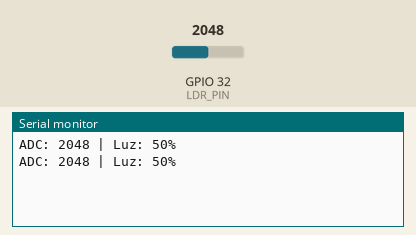
Bench run of a sketch on a simulated ESP32. Shown: the last lines printed to the serial monitor. The test bench sets the inputs (shaded band); at power-on: GPIO 32 (LDR_PIN) = 2048.

Above: at 1.8 s.
1.9 s: GPIO 32 (LDR_PIN) set to 2866
At 2.8 s:
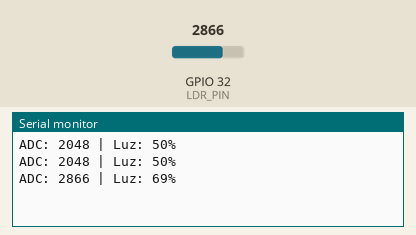
3.4 s: GPIO 32 (LDR_PIN) set to 3603
At 4.8 s:
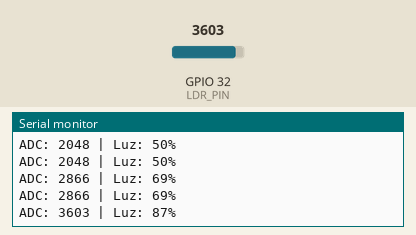
Timing chart, 0 to 6.4 s (numbered marks = the images above; inputs shaded):
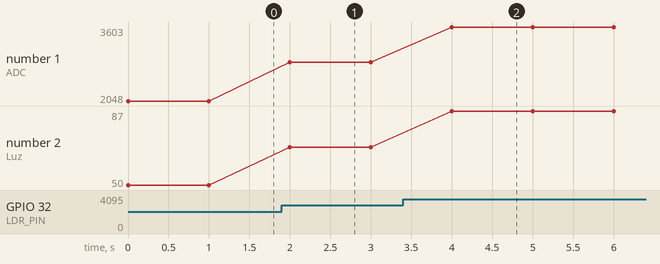

The sketch:

LDR.ino
```cpp
#define LDR_PIN 32

void setup()
    {
        Serial.begin(115200);
        pinMode(LDR_PIN, INPUT);
    }

    void loop()
    {
        int lecturaADC = analogRead(LDR_PIN);
        int porcentajeLuz = (lecturaADC * 100) / 4095;

        Serial.print("ADC: ");
        Serial.print(lecturaADC);
        Serial.print(" | Luz: ");
        Serial.print(porcentajeLuz);
        Serial.println("%");

        delay(1000);
    } 
```

Measured:
- after the input at 1.9 s, the serial monitor: prints a new line after 0.10 s (image 1)
- after the input at 3.4 s, the serial monitor: prints a new line after 0.60 s (image 2)
- plotted number 1: 2048 → 2866 after the input at 1.9 s, 2866 → 3603 after the input at 3.4 s
- plotted number 2: 50 → 69 after the input at 1.9 s, 69 → 87 after the input at 3.4 s
